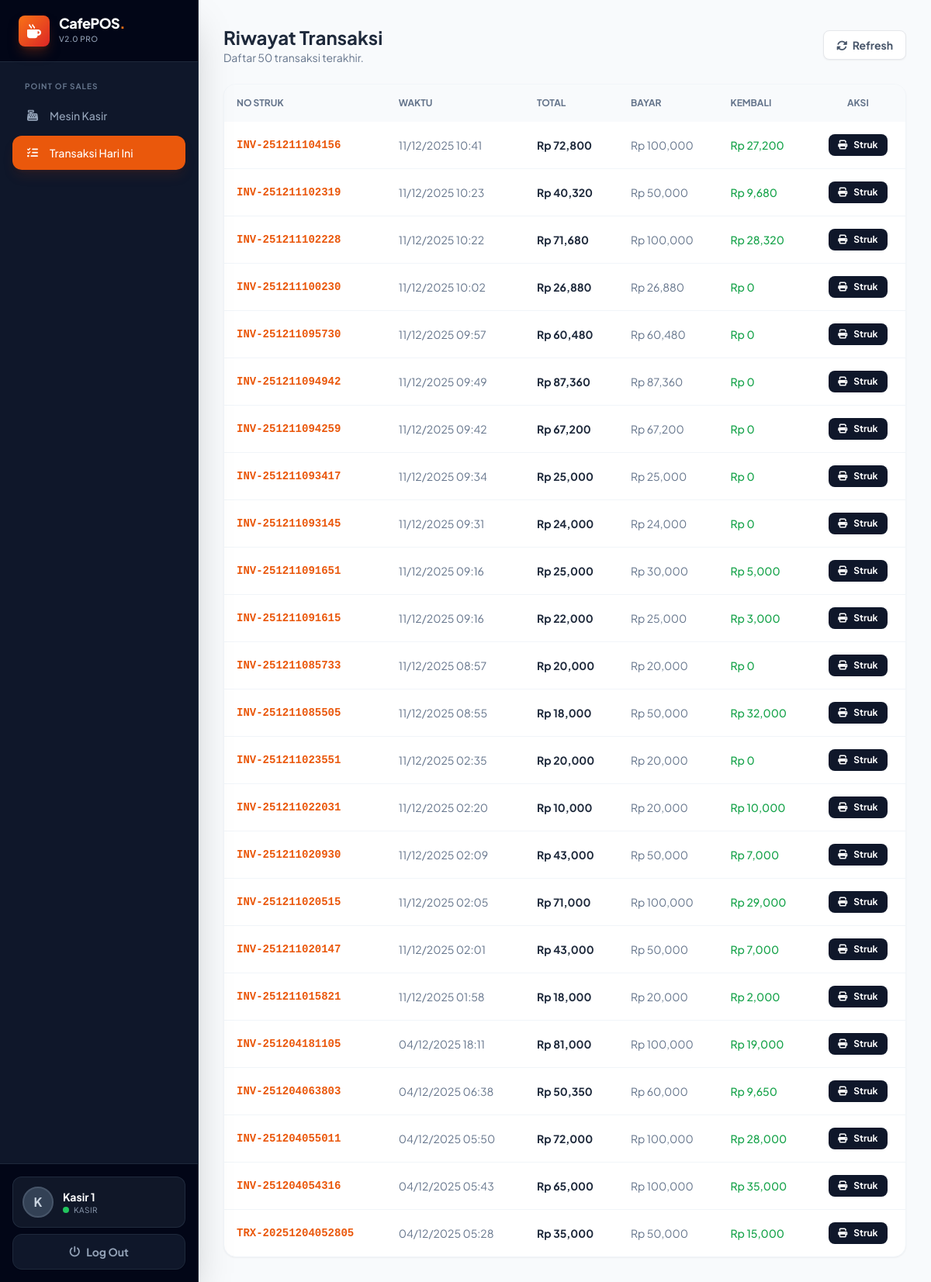
The app's page /riwayat.php (signed in) with its own data.
### tables this page shows
CREATE TABLE `transaksi` (
  `id` int(11) NOT NULL,
  `no_struk` varchar(50) DEFAULT NULL,
  `nama_pelanggan` varchar(50) NOT NULL DEFAULT 'Umum',
  `tipe_pesanan` enum('Dine In','Take Away') NOT NULL DEFAULT 'Dine In',
  `tgl_transaksi` datetime DEFAULT NULL,
  `total_bayar` int(11) DEFAULT NULL,
  `diskon` int(11) DEFAULT 0,
  `pajak` decimal(10,2) NOT NULL DEFAULT 0.00,
  `bayar` int(11) DEFAULT NULL,
  `kembali` int(11) DEFAULT NULL,
  `metode_pembayaran` enum('Tunai','QRIS') NOT NULL DEFAULT 'Tunai',
  `kasir_id` int(11) DEFAULT NULL
);

### riwayat.php (the view, shortened to what this page needs)
<?php include 'config.php'; cek_login(); ?>
<!DOCTYPE html>
<html lang="id">
<head>
    <script src="https://cdn.tailwindcss.com"></script>
    <link rel="stylesheet" href="https://cdnjs.cloudflare.com/ajax/libs/font-awesome/6.4.0/css/all.min.css">
</head>
<body class="bg-slate-50 text-slate-800">
    <?php include 'sidebar.php'; ?>
    <div class="md:ml-64 p-4 md:p-8 transition-all duration-300 pt-20 md:pt-8">
        <div class="flex flex-col md:flex-row justify-between items-start md:items-center mb-6 gap-4">
            <div>
                <h1 class="text-2xl font-bold text-slate-800">Riwayat Transaksi</h1>
                <p class="text-slate-500 text-sm">Daftar 50 transaksi terakhir.</p>
            </div>
            <button onclick="window.location.reload()" class="bg-white border border-gray-200 text-slate-600 px-4 py-2 rounded-lg text-sm font-bold hover:bg-gray-50 transition shadow-sm">
                <i class="fa-solid fa-rotate mr-1"></i> Refresh
            </button>
        </div>
        <div class="hidden md:block bg-white rounded-2xl shadow-sm border border-slate-100 overflow-hidden">
            <table class="w-full text-left text-sm">
                <thead class="bg-slate-50 uppercase text-xs font-bold text-slate-500">
                    <tr>
                        <th class="p-4">No Struk</th>
                        <th class="p-4">Waktu</th>
                        <th class="p-4">Total</th>
                        <th class="p-4">Bayar</th>
                        <th class="p-4">Kembali</th>
                        <th class="p-4 text-center">Aksi</th>
                    </tr>
                </thead>
                <tbody class="divide-y divide-slate-100">
                    <?php
                    $q=mysqli_query($koneksi, "SELECT * FROM transaksi ORDER BY id DESC LIMIT 50");
                    while($r=mysqli_fetch_array($q)){ ?>
                    <tr class="hover:bg-slate-50 transition">
                        <td class="p-4 font-mono font-bold text-orange-600"><?= $r['no_struk'] ?></td>
                        <td class="p-4 text-slate-500"><?= date('d/m/Y H:i', strtotime($r['tgl_transaksi'])) ?></td>
                        <td class="p-4 font-bold text-slate-800">Rp <?= number_format($r['total_bayar']) ?></td>
                        <td class="p-4 text-slate-500">Rp <?= number_format($r['bayar']) ?></td>
                        <td class="p-4 text-green-600 font-medium">Rp <?= number_format($r['kembali']) ?></td>
                        <td class="p-4 text-center">
                            <a href="struk.php?id=<?= $r['id'] ?>" target="_blank" class="inline-flex items-center gap-2 bg-slate-900 text-white px-3 py-1.5 rounded-lg text-xs font-bold hover:bg-orange-600 transition">
                                <i class="fa-solid fa-print"></i> Struk
                            </a>
                        </td>
                    </tr>
                    <?php } ?>
                </tbody>
            </table>
        </div>
    </div>
</body>
</html>

### riwayat.php (style rules this page uses)
body { font-family: 'Plus Jakarta Sans', sans-serif; }

### records on screen
transaksi: no_struk "INV-251211104156", tgl_transaksi "11/12/2025 10:41", total_bayar "72,800", bayar "100,000", kembali "27,200"
transaksi: no_struk "INV-251211102319", tgl_transaksi "11/12/2025 10:23", total_bayar "40,320", bayar "50,000", kembali "9,680"
transaksi: no_struk "INV-251211102228", tgl_transaksi "11/12/2025 10:22", total_bayar "71,680", bayar "100,000", kembali "28,320"
transaksi: no_struk "INV-251211100230", tgl_transaksi "11/12/2025 10:02", total_bayar "26,880", bayar "26,880", kembali "0"
transaksi: no_struk "INV-251211095730", tgl_transaksi "11/12/2025 09:57", total_bayar "60,480", bayar "60,480", kembali "0"
transaksi: no_struk "INV-251211094942", tgl_transaksi "11/12/2025 09:49", total_bayar "87,360", bayar "87,360", kembali "0"
transaksi: no_struk "INV-251211094259", tgl_transaksi "11/12/2025 09:42", total_bayar "67,200", bayar "67,200", kembali "0"
transaksi: no_struk "INV-251211093417", tgl_transaksi "11/12/2025 09:34", total_bayar "25,000", bayar "25,000", kembali "0"
transaksi: no_struk "INV-251211093145", tgl_transaksi "11/12/2025 09:31", total_bayar "24,000", bayar "24,000", kembali "0"
transaksi: no_struk "INV-251211091651", tgl_transaksi "11/12/2025 09:16", total_bayar "25,000", bayar "30,000", kembali "5,000"
transaksi: no_struk "INV-251211091615", tgl_transaksi "11/12/2025 09:16", total_bayar "22,000", bayar "25,000", kembali "3,000"
transaksi: no_struk "INV-251211085733", tgl_transaksi "11/12/2025 08:57", total_bayar "20,000", bayar "20,000", kembali "0"
transaksi: no_struk "INV-251211085505", tgl_transaksi "11/12/2025 08:55", total_bayar "18,000", bayar "50,000", kembali "32,000"
transaksi: no_struk "INV-251211023551", tgl_transaksi "11/12/2025 02:35", total_bayar "20,000", bayar "20,000", kembali "0"
transaksi: no_struk "INV-251211022031", tgl_transaksi "11/12/2025 02:20", total_bayar "10,000", bayar "20,000", kembali "10,000"
transaksi: no_struk "INV-251211020930", tgl_transaksi "11/12/2025 02:09", total_bayar "43,000", bayar "50,000", kembali "7,000"
transaksi: no_struk "INV-251211020515", tgl_transaksi "11/12/2025 02:05", total_bayar "71,000", bayar "100,000", kembali "29,000"
transaksi: no_struk "INV-251211020147", tgl_transaksi "11/12/2025 02:01", total_bayar "43,000", bayar "50,000", kembali "7,000"
transaksi: no_struk "INV-251211015821", tgl_transaksi "11/12/2025 01:58", total_bayar "18,000", bayar "20,000", kembali "2,000"
transaksi: no_struk "INV-251204181105", tgl_transaksi "04/12/2025 18:11", total_bayar "81,000", bayar "100,000", kembali "19,000"
transaksi: no_struk "INV-251204063803", tgl_transaksi "04/12/2025 06:38", total_bayar "50,350", bayar "60,000", kembali "9,650"
transaksi: no_struk "INV-251204055011", tgl_transaksi "04/12/2025 05:50", total_bayar "72,000", bayar "100,000", kembali "28,000"
transaksi: no_struk "INV-251204054316", tgl_transaksi "04/12/2025 05:43", total_bayar "65,000", bayar "100,000", kembali "35,000"
transaksi: no_struk "TRX-20251204052805", tgl_transaksi "04/12/2025 05:28", total_bayar "35,000", bayar "50,000", kembali "15,000"

### other values on screen
substr($_SESSION['nama'], 0, 1) "K"
$_SESSION['nama'] "Kasir 1"
$role "KASIR"
